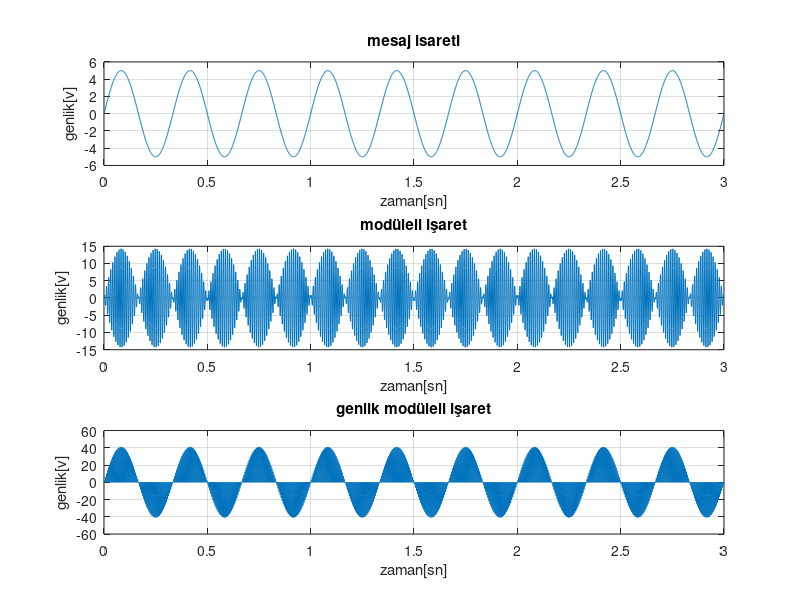

Write MATLAB code to recreate this figure.
clc
clear all
close all

t=0:0.001:3;
Am=5;
Fm=3;
mt=Am*sin(2*pi*Fm*t);

Ac=3;
Fc=100;
ct=Ac*sin(2*pi*Fc*t);

dsb=mt.*ct;

demodulasyon=dsb.*ct;

wp=2/1000;
ws=4/1000;
Rp=0.5;
Rs=5;
[n,w]=buttord(wp,ws,Rp,Rs)
[a,b]=butter(n,w,'low')

demodulation=filter(a,b,demodulasyon);

figure
subplot(3,1,1),plot(t,mt),title('mesaj isareti'),grid on
xlabel('zaman[sn]'),ylabel('genlik[v]')
subplot(3,1,2),plot(t,dsb),title('modüleli işaret'),grid on,xlabel('zaman[sn]'),ylabel('genlik[v]')


subplot(3,1,3),plot(t,demodulasyon),title('genlik modüleli işaret'),grid on
xlabel('zaman[sn]'),ylabel('genlik[v]')



